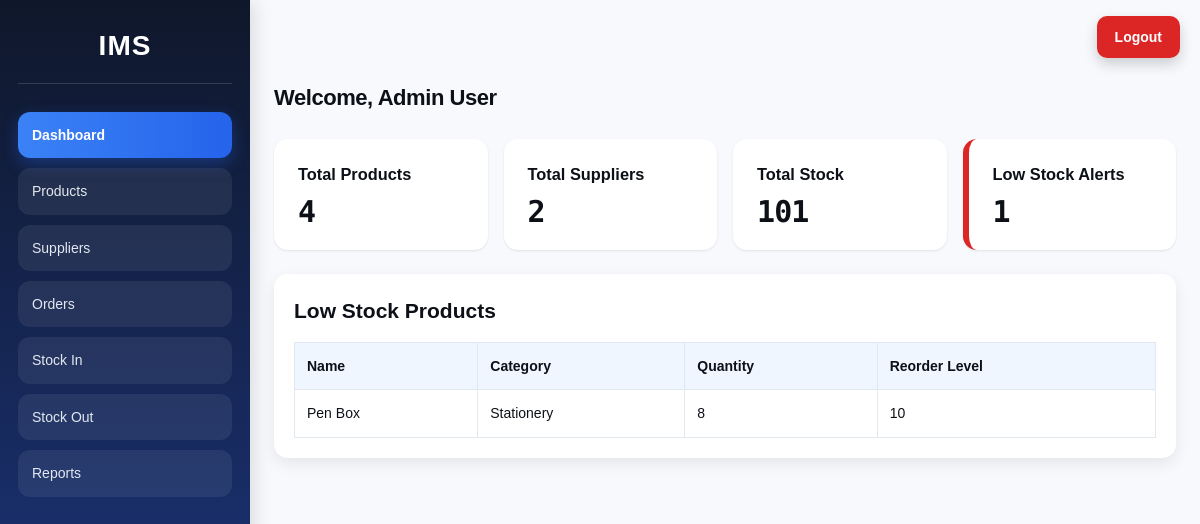
The page /dashboard.php (signed in) on the database as committed earlier.
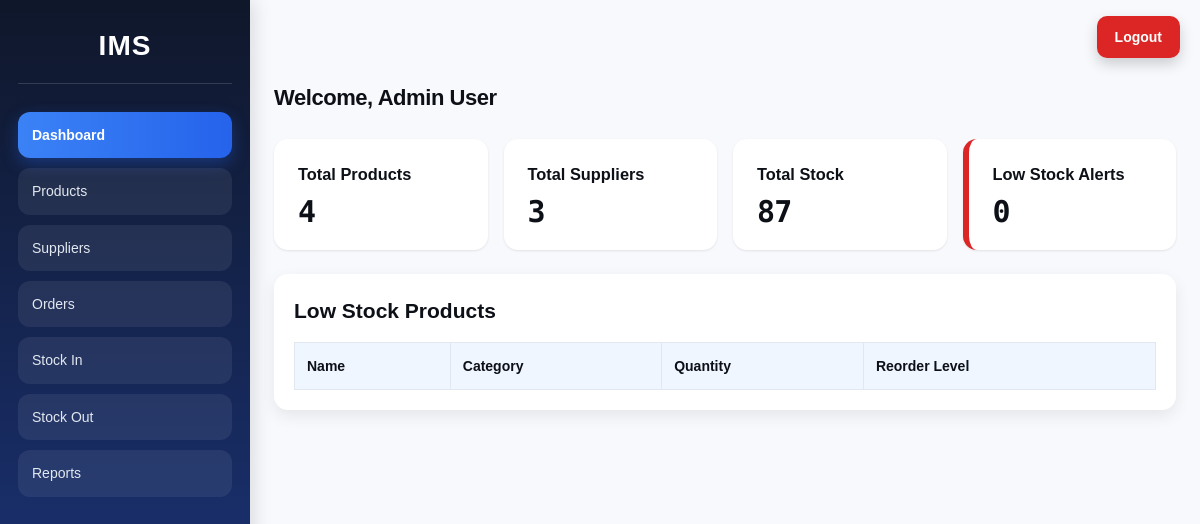
The same page on the database as committed later.
### tables this page shows
CREATE TABLE products (
    id INTEGER PRIMARY KEY AUTOINCREMENT,
    name TEXT NOT NULL,
    category TEXT NOT NULL,
    quantity INTEGER NOT NULL DEFAULT 0,
    price REAL NOT NULL DEFAULT 0,
    reorder_level INTEGER NOT NULL DEFAULT 5,
    supplier_id INTEGER NULL,
    FOREIGN KEY (supplier_id) REFERENCES suppliers(id) ON DELETE SET NULL
);

### dashboard.php (the view, shortened to what this page needs)
<?php
require_once 'includes/auth_check.php';
$totalProducts = $pdo->query("SELECT COUNT(*) FROM products")->fetchColumn();
$totalSuppliers = $pdo->query("SELECT COUNT(*) FROM suppliers")->fetchColumn();
$totalStock = $pdo->query("SELECT COALESCE(SUM(quantity), 0) FROM products")->fetchColumn();
$lowStock = $pdo->query("SELECT COUNT(*) FROM products WHERE quantity <= reorder_level")->fetchColumn();
require_once 'includes/header.php';
?>
<h1>Welcome, <?= htmlspecialchars($_SESSION['user_name']) ?></h1>
<div class="cards">
    <div class="card">
        <h3>Total Products</h3>
        <p><?= $totalProducts ?></p>
    </div>
    <div class="card">
        <h3>Total Suppliers</h3>
        <p><?= $totalSuppliers ?></p>
    </div>
    <div class="card">
        <h3>Total Stock</h3>
        <p><?= $totalStock ?></p>
    </div>
    <div class="card danger">
        <h3>Low Stock Alerts</h3>
        <p><?= $lowStock ?></p>
    </div>
</div>
<section class="panel">
    <h2>Low Stock Products</h2>
    <table>
        <tr>
            <th>Name</th>
            <th>Category</th>
            <th>Quantity</th>
            <th>Reorder Level</th>
        </tr>
        <?php
        $stmt = $pdo->query("SELECT name, category, quantity, reorder_level FROM products WHERE quantity <= reorder_level ORDER BY quantity ASC");
        foreach ($stmt as $row): ?>
        <tr>
            <td><?= htmlspecialchars($row['name']) ?></td>
            <td><?= htmlspecialchars($row['category']) ?></td>
            <td><?= $row['quantity'] ?></td>
            <td><?= $row['reorder_level'] ?></td>
        </tr>
        <?php endforeach; ?>
    </table>
</section>
<?php require_once 'includes/footer.php'; ?>

Rows that differ between the two databases and show on the page:
removed products: name "Pen Box", category "Stationery", quantity "8", reorder_level "10"
Other text that changed with them:
$totalSuppliers: "2" → "3"
$totalStock: "101" → "87"
$lowStock: "1" → "0"
